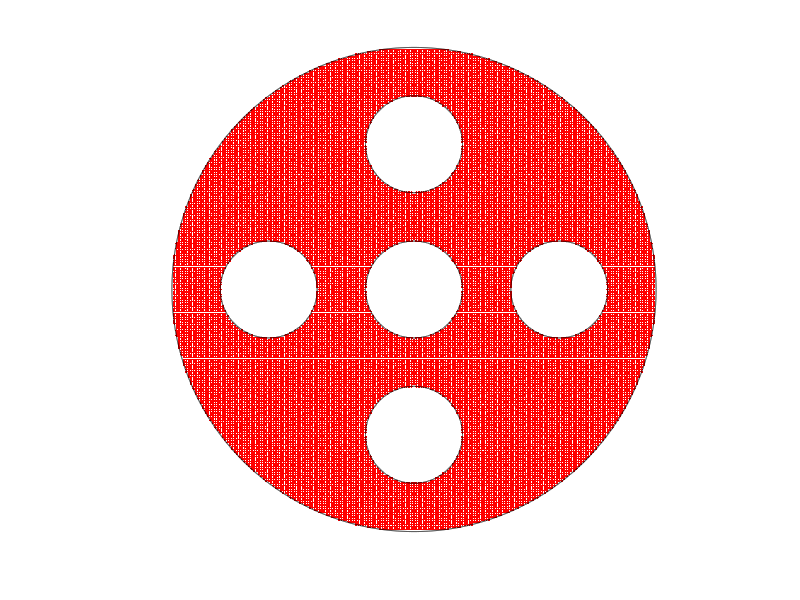

Write the MATLAB code that produced this figure. (Note: this script raises an error after producing the figure.)
% Example_6cr50_contour_save.m
% Nasser June 12, 2019
clear;clc
% To generate the data in the files:
% x5cr_50_pt.mat, y5cr_50_pt.mat, R5cr_50_pt.mat,
% which will be used by the MATLAB file:
% Example_6cr50_contour_plot.m
% to plot the contour lines in Figure 16 (second row, center) in the paper:
% E. Kalmoun, M. Nasser and M. Vuorinen, Numerical computation of Mityuk's
% function and radius for some canonical slit domains. 
% 
%
% choose the values of theta_0, theta_1, ..., theta_5
% here theta_1=theta_3=theta_5=pi/2, theta_2=theta_4=0 (the canonical 
% domain is the unit disk with 2 radial slits and 3 circular slits
%
thetak = [pi/2;pi/2;0;pi/2;0;pi/2];
% The parametrization of the boundary
n  =  2^14;
t  = [0:2*pi/n:2*pi-2*pi/n].';
k  =  1; % the unit circle: |z|=1
et(1+(k-1)*n:k*n,1)  =  1.* exp(i.*t);
etp(1+(k-1)*n:k*n,1) =  1i.*exp(i.*t);
k  =  2; % the inner circle: |z-0.0|=0.2
et(1+(k-1)*n:k*n,1)  =  0.0 +0.2.* exp(-i.*t);
etp(1+(k-1)*n:k*n,1) =      -0.2i.*exp(-i.*t);
k  =  3; % the inner circle: |z-0.6|=0.2
et(1+(k-1)*n:k*n,1)  =  0.6 +0.2.* exp(-i.*t);
etp(1+(k-1)*n:k*n,1) =      -0.2i.*exp(-i.*t);
k  =  4; % the inner circle: |z-0.6i|=0.2
et(1+(k-1)*n:k*n,1)  =  0.6i+0.2.* exp(-i.*t);
etp(1+(k-1)*n:k*n,1) =      -0.2i.*exp(-i.*t);
k  =  5; % the inner circle: |z+0.6|=0.2
et(1+(k-1)*n:k*n,1)  = -0.6 +0.2.* exp(-i.*t);
etp(1+(k-1)*n:k*n,1) =      -0.2i.*exp(-i.*t);
k  =  6; % the inner circle: |z+0.6i|=0.2
et(1+(k-1)*n:k*n,1)  = -0.6i+0.2.* exp(-i.*t);
etp(1+(k-1)*n:k*n,1) =      -0.2i.*exp(-i.*t);
% generat a meshgrid in the domain G
% [x,y]=meshgrid([-0.99:0.02:-0.89,-0.895:0.005:-0.855,-0.85:0.02:-0.33,-0.32:0.005:-0.275,-0.27:0.02:-0.05,...
%                 -0.04:0.005:0.04,0.05:0.02:0.27,0.275:0.005:0.32,0.33:0.02:0.85,0.855:0.005:0.895,0.89:0.02:0.99],...
%                [-0.99:0.02:-0.89,-0.895:0.005:-0.855,-0.85:0.02:-0.33,-0.32:0.005:-0.275,-0.27:0.02:-0.05,...
%                 -0.04:0.005:0.04,0.05:0.02:0.27,0.275:0.005:0.32,0.33:0.02:0.85,0.855:0.005:0.895,0.89:0.02:0.99]);
[x,y]=meshgrid([-0.99:0.01:0.99],[-0.99:0.01:0.99]);
z=x+i*y;
z(abs(z)>=1 | abs(z)<=0.2 | abs(z-0.6)<=0.2 | abs(z-0.6i)<=0.2 | abs(z+0.6)<=0.2 | abs(z+0.6i)<=0.2) = NaN;
sum(sum(abs(z)>=0))
% 
% plot(real(z),imag(z),'.r');
% 
hold on
box on
plot(real(z),imag(z),'.r');
k  =  1; crv=et(1+(k-1)*n:k*n,1);plot(real(crv),imag(crv),'k')
k  =  2; crv=et(1+(k-1)*n:k*n,1);plot(real(crv),imag(crv),'k')
k  =  3; crv=et(1+(k-1)*n:k*n,1);plot(real(crv),imag(crv),'k')
k  =  4; crv=et(1+(k-1)*n:k*n,1);plot(real(crv),imag(crv),'k')
k  =  5; crv=et(1+(k-1)*n:k*n,1);plot(real(crv),imag(crv),'k')
k  =  6; crv=et(1+(k-1)*n:k*n,1);plot(real(crv),imag(crv),'k')
axis equal
grid on
axis([-1.01  1.01 -1.01  1.01])
axis off
%
%
% 
% computing the values of Compute Mityuk's radius R(G,alpha) where alpha is
% the matrix of meshgrid points
[mz,nz]  = size(z);
for k=1:mz
    for j=1:nz
        if abs(z(k,j))>=0
            R(k,j)  =  Mityuk(et,etp,n,thetak,z(k,j));
        else
            R(k,j)  =  NaN;
        end
        [x(k,j) y(k,j) R(k,j)]
    end
end
% save the data
save('x5cr_50_pt.mat', 'x', '-ascii', '-double')
save('y5cr_50_pt.mat', 'y', '-ascii', '-double')
save('R5cr_50_pt.mat', 'R', '-ascii', '-double')
%